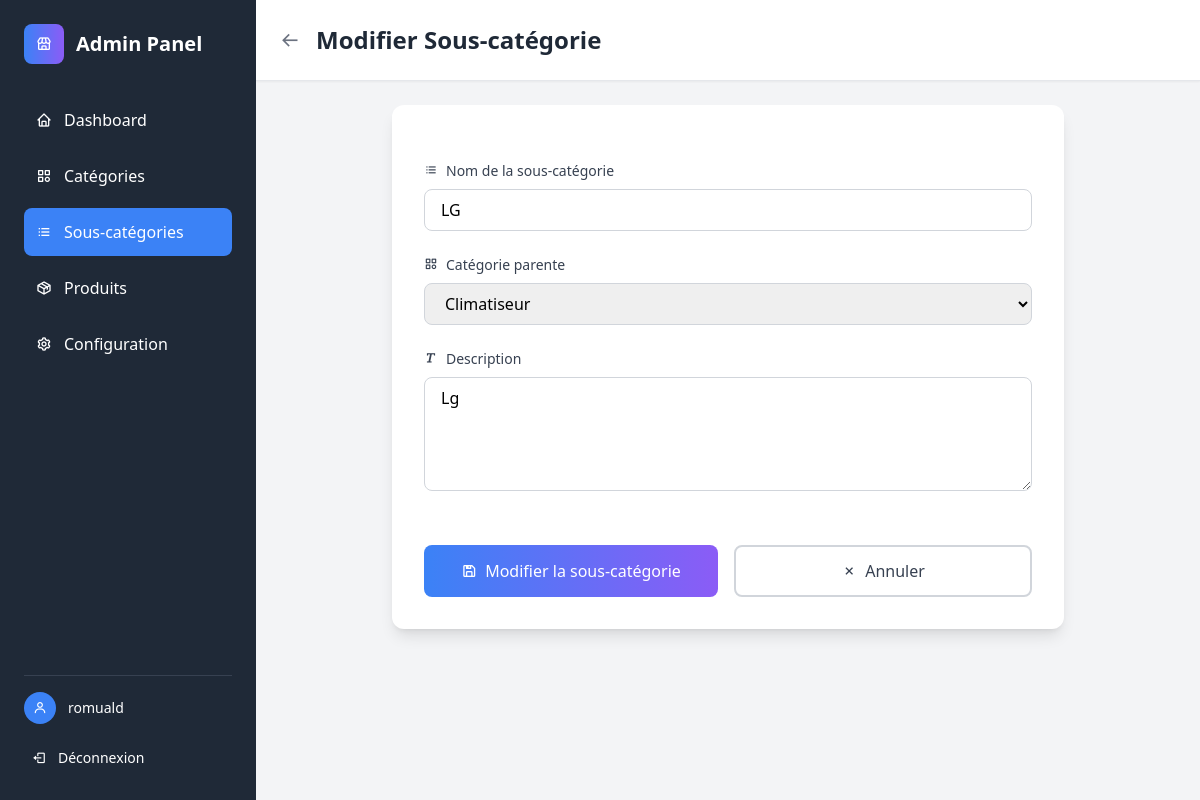
The app's page /admin-custom/sous-categories/2/edit/ (signed in), older data.
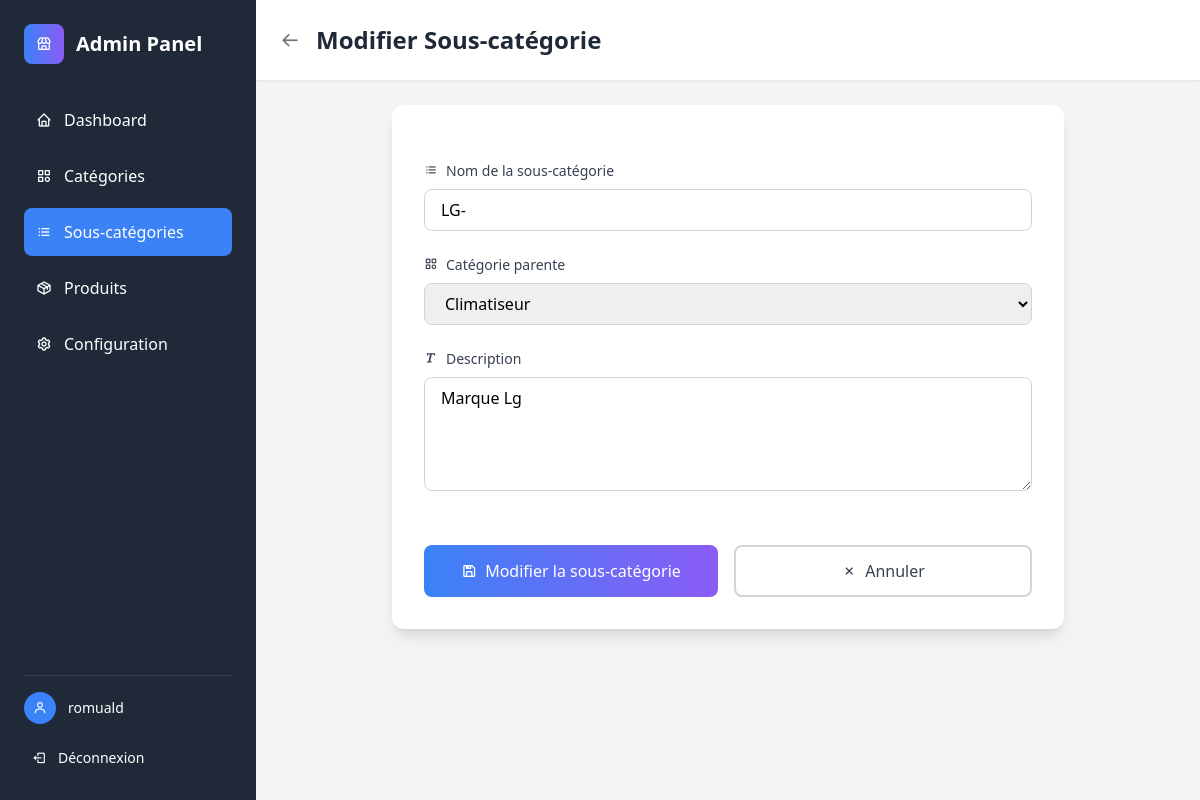
The same page, newer data.
### shop/models.py (models this page shows, shortened)
class SousCategorie(models.Model):
    nom = models.CharField(max_length=100)
    description = models.TextField(blank=True, null=True)
    categorie = models.ForeignKey(Categorie, on_delete=models.CASCADE, related_name='sous_categories')
    image = models.ImageField(upload_to='sous_categories/', blank=True, null=True,
                             help_text="Image représentative de la sous-catégorie")
    date_creation = models.DateTimeField(auto_now_add=True)
    class Meta:
        verbose_name = "Sous-catégorie"
        verbose_name_plural = "Sous-catégories"
        ordering = ['nom']

### shop/admin_views.py (the view)
# urls.py: path('admin-custom/sous-categories/<int:pk>/edit/', admin_views.admin_sous_categorie_edit, name='admin_sous_categorie_edit'),
@user_passes_test(is_admin)
def admin_sous_categorie_edit(request, pk):
    sous_categorie = get_object_or_404(SousCategorie, pk=pk)
    if request.method == 'POST':
        form = SousCategorieForm(request.POST, instance=sous_categorie)
        if form.is_valid():
            form.save()
            messages.success(request, 'Sous-catégorie modifiée avec succès!')
            return redirect('admin_sous_categories')
    else:
        form = SousCategorieForm(instance=sous_categorie)
    return render(request, 'admin/sous_categorie_form.html', {
        'form': form,
        'action': 'Modifier',
        'sous_categorie': sous_categorie
    })

### shop/forms.py
class SousCategorieForm(forms.ModelForm):
    class Meta:
        model = SousCategorie
        fields = ['nom', 'description', 'categorie']
        widgets = {
            'nom': forms.TextInput(attrs={
                'class': 'w-full px-4 py-2 border border-gray-300 rounded-lg focus:ring-2 focus:ring-primary focus:border-transparent',
                'placeholder': 'Nom de la sous-catégorie'
            }),
            'description': forms.Textarea(attrs={
                'class': 'w-full px-4 py-2 border border-gray-300 rounded-lg focus:ring-2 focus:ring-primary focus:border-transparent',
                'placeholder': 'Description de la sous-catégorie',
                'rows': 4
            }),
            'categorie': forms.Select(attrs={
                'class': 'w-full px-4 py-2 border border-gray-300 rounded-lg focus:ring-2 focus:ring-primary focus:border-transparent'
            }),
        }

### shop/admin_views.py (called while the page is built)
def is_admin(user):
    return user.is_authenticated and user.is_staff

### shop/context_processors.py (called while the page is built)
def site_config(request):
    return {
        'site_config': ConfigurationSite.get_config()
    }

### shop/models.py (called while the page is built)
    def __str__(self):
        return self.nom

### shop/templates/admin/sous_categorie_form.html (shortened to what the changed rows need)
<!DOCTYPE html>
<html lang="fr">
<head>
    <script src="https://cdn.tailwindcss.com"></script>
    <link href='https://unpkg.com/boxicons@2.1.4/css/boxicons.min.css' rel='stylesheet'>
</head>
<body class="bg-gray-100">
    <div class="flex h-screen">
        <div class="flex-1 overflow-auto">
            <div class="bg-white shadow-sm border-b p-6">
                <div class="flex items-center justify-between">
                    <div class="flex items-center space-x-4">
                        <h1 class="text-2xl font-bold text-dark">{{ action }} Sous-catégorie</h1>
                    </div>
                </div>
            </div>
            <div class="p-6">
                <div class="max-w-2xl mx-auto">
                    <div class="bg-white rounded-xl shadow-lg p-8">
                        <form method="post" class="space-y-6">
                            <div>
                                <label class="block text-sm font-medium text-gray-700 mb-2">
                                    <i class='bx bx-list-ul mr-2'></i>Nom de la sous-catégorie
                                </label>
                                {{ form.nom }}
                            </div>
                            <div>
                                <label class="block text-sm font-medium text-gray-700 mb-2">
                                    <i class='bx bx-category mr-2'></i>Catégorie parente
                                </label>
                                {{ form.categorie }}
                            </div>
                            <div>
                                <label class="block text-sm font-medium text-gray-700 mb-2">
                                    <i class='bx bx-text mr-2'></i>Description
                                </label>
                                {{ form.description }}
                            </div>
                        </form>
                    </div>
                </div>
            </div>
        </div>
    </div>
</body>
</html>

Row changes from the older to the newer data that the page shows:
changed SousCategorie "Climatiseur": nom "LG" → "LG-"; description "Lg" → "Marque Lg"
